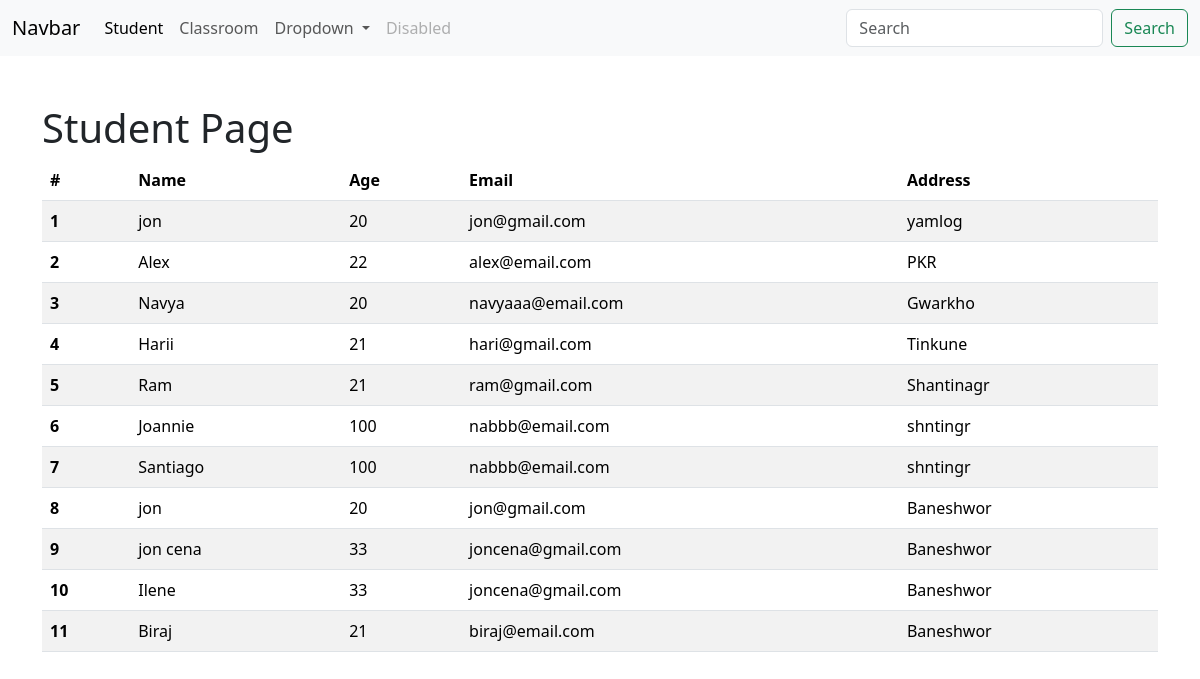
Page /commons/ on the committed database.
### crud/models.py (models this page shows, shortened)
class Student(models.Model):
    classroom = models.ForeignKey(ClassRoom, on_delete=models.CASCADE, null=True, blank=True, related_name="students")
    name=models.CharField(max_length=20)
    age=models.IntegerField()
    email=models.EmailField(max_length=20)
    address=models.CharField(max_length=50)

### commons/views.py (the view)
# urls.py: path("", student, name="commons_student"),
def student(request):
    students=Student.objects.all()
    return render(request, template_name="commons/student.html",  context={"students": students})

### commons/templates/commons/student.html (shortened to what this page needs)
{% extends 'commons/layouts/base.html' %}
{% block content %}
    {% include 'commons/includes/nav.html' %}
    <br><br>
    <div class="container">
        <h1>Student Page </h1>
    <table class="table table-striped">
        <thead>
        <tr>
            <th scope="col">#</th>
            <th scope="col">Name</th>
            <th scope="col">Age</th>
            <th scope="col">Email</th>
            <th scope="col">Address</th>
        </tr>
        </thead>
        <tbody>
        {% for student in students %}
            <tr>
                <th scope="row">{{ forloop.counter }}</th>
                <td>{{ student.name }}</td>
                <td>{{ student.age }}</td>
                <td>{{ student.email }}</td>
                <td>{{ student.address }}</td>
            </tr>
        {% endfor %}
        </tbody>
    </table>
    </div>
{% endblock %}

### rows in the picture
Student: name "jon", age "20", email "jon@gmail.com", address "yamlog"
Student: name "Alex", age "22", email "alex@email.com", address "PKR"
Student: name "Navya", age "20", email "navyaaa@email.com", address "Gwarkho"
Student: name "Harii", age "21", email "hari@gmail.com", address "Tinkune"
Student: name "Ram", age "21", email "ram@gmail.com", address "Shantinagr"
Student: name "Joannie", age "100", email "nabbb@email.com", address "shntingr"
Student: name "Santiago", age "100", email "nabbb@email.com", address "shntingr"
Student: name "jon", age "20", email "jon@gmail.com", address "Baneshwor"
Student: name "jon cena", age "33", email "joncena@gmail.com", address "Baneshwor"
Student: name "Ilene", age "33", email "joncena@gmail.com", address "Baneshwor"
Student: name "Biraj", age "21", email "biraj@email.com", address "Baneshwor"
